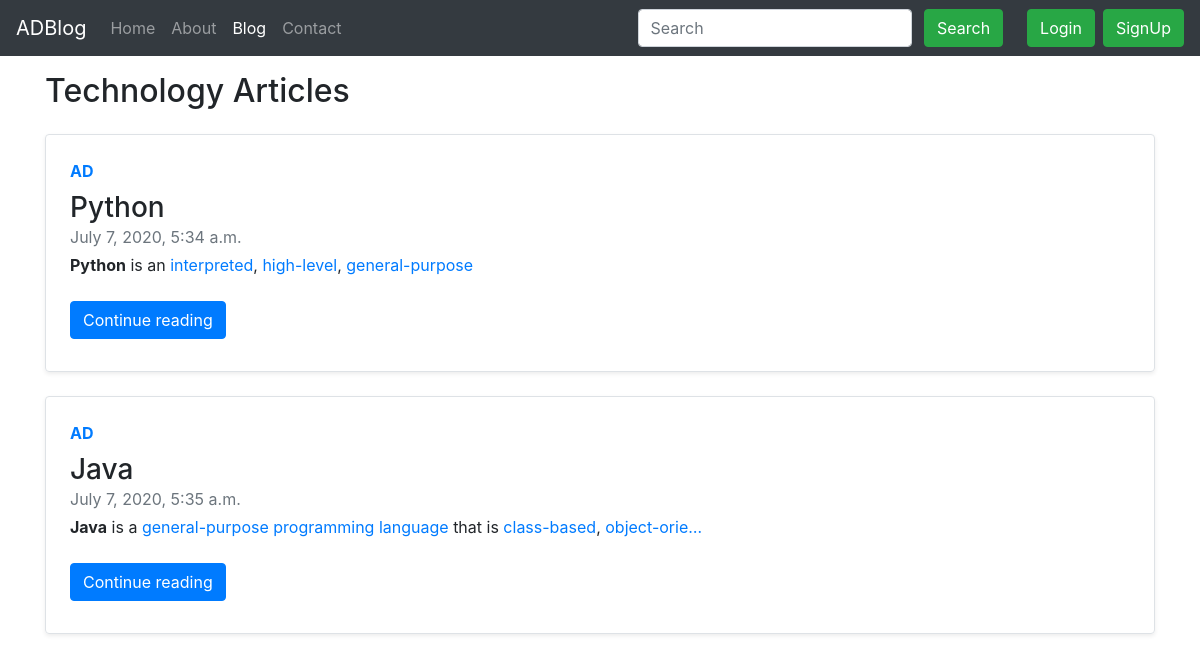
Screenshot of /blog/ with the database file from the repository.
### blog/models.py (models this page shows, shortened)
class Post(models.Model):
    sno = models.AutoField(primary_key=True)
    title= models.CharField(max_length=122)
    content = models.TextField()
    author= models.CharField(max_length=12)
    slug = models.CharField(max_length=130)
    datetime = models.DateTimeField(blank=True)

### blog/views.py (the view)
# urls.py: path('', views.blogHome, name="blogHome"),
def blogHome(request):
     allPosts = Post.objects.all()
     context = {'allPosts': allPosts}
     return render(request,'blog/blogHome.html',context)

### templates/blog/blogHome.html (shortened to what this page needs)
{% extends 'base.html'%}
{% block blogactive %} active {% endblock blogactive %}
{%block body%}
<div class="container my-3">
    <h2>Technology Articles</h2>
    {% for post in allPosts %}
    <div class="row no-gutters border rounded overflow-hidden flex-md-row my-4 shadow-sm h-md-250 position-relative">
        <div class="col p-4 d-flex flex-column position-static">
            <strong class="d-inline-block mb-2 text-primary">{{post.author}}</strong>
            <h3 class="mb-0">{{post.title}}</h3>
            <div class="mb-1 text-muted">{{post.datetime}}</div>
            <p class="card-text mb-auto">{{post.content|safe|truncatechars:500}}</p>
            <div class="my-2">
                <a href="/blog/{{post.slug}}" role="button" class="btn btn-primary">Continue reading</a>
            </div>
        </div>
    </div>
    {% endfor %}
</div>
{%endblock body%}

### rows the page displays
Post: author "AD", title "Python", datetime "July 7, 2020, 5:34 a.m.", content "Python is an interpreted , high-level , general-purpose"
Post: author "AD", title "Java", datetime "July 7, 2020, 5:35 a.m.", content "Java is a general-purpose programming language that is class-based , object-orie…"
